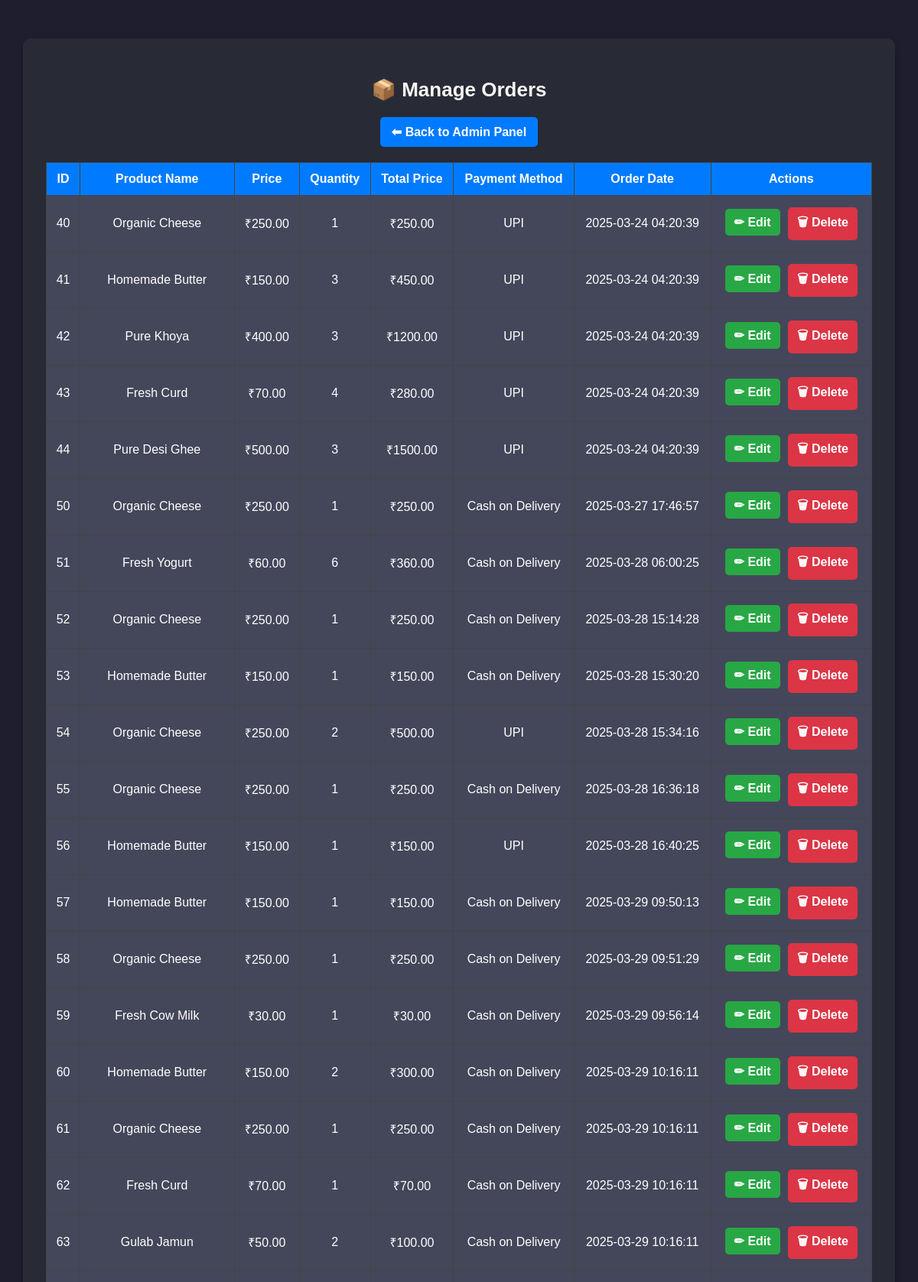
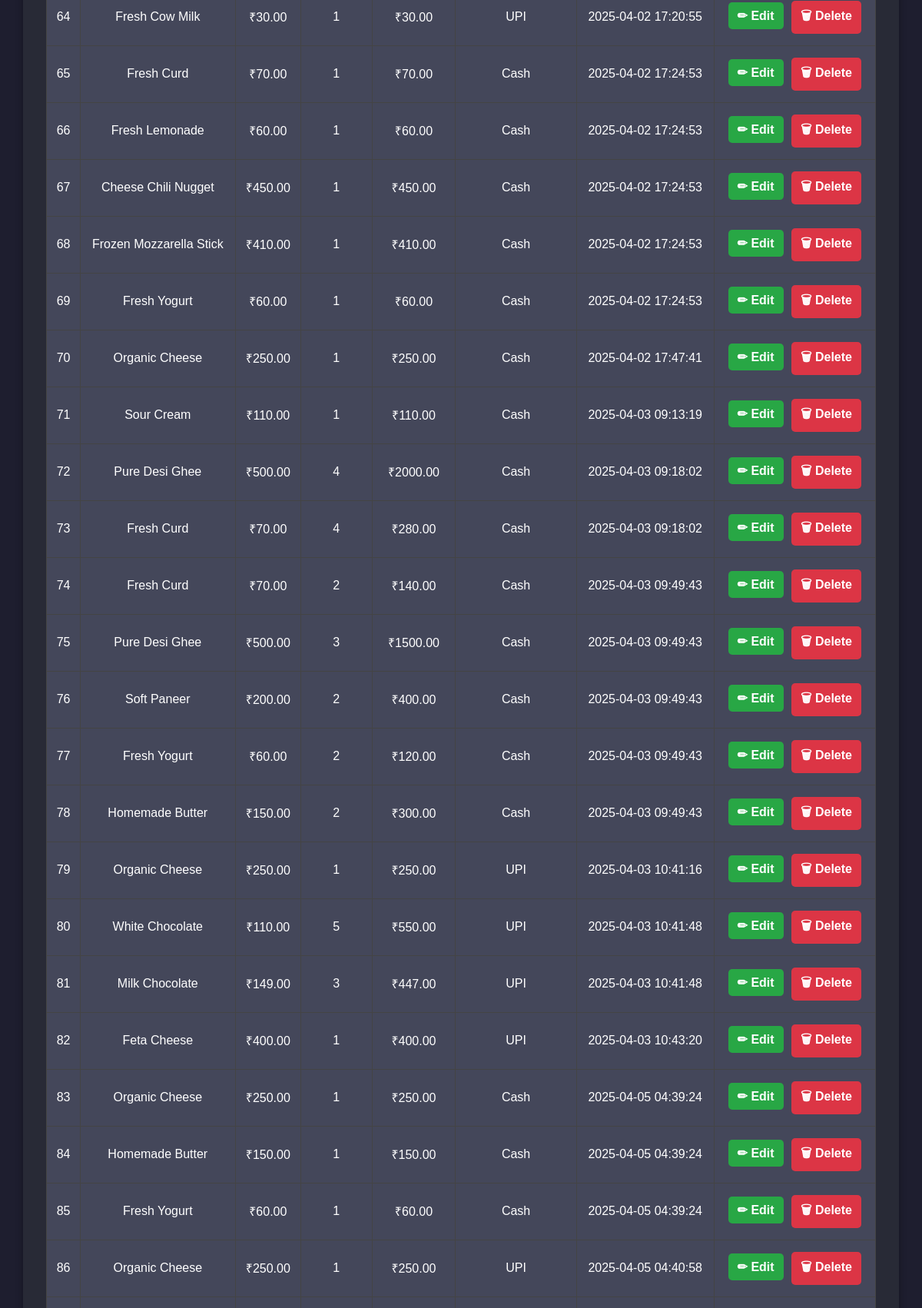
The page /manage_orders.php (upper part) on the database its author committed (2 pictures, top to bottom).
### tables this page shows
CREATE TABLE IF NOT EXISTS `orders` (
  `id` int NOT NULL AUTO_INCREMENT,
  `product_name` text NOT NULL,
  `price` decimal(10,2) NOT NULL,
  `quantity` int NOT NULL,
  `total_price` decimal(10,2) NOT NULL,
  `payment_method` varchar(50) NOT NULL,
  `order_date` timestamp NOT NULL DEFAULT CURRENT_TIMESTAMP,
  PRIMARY KEY (`id`)
);

### manage_orders.php (the view, shortened to what this page needs)
<?php
include('db1.php');
$query = "SELECT * FROM orders";
$result = $conn->query($query);
?>
<!DOCTYPE html>
<html lang="en">
<head>
</head>
<body>
    <div class="container">
        <h2>📦 Manage Orders</h2>
        <a href="admin_panel.php" class="btn-back">⬅ Back to Admin Panel</a>
        <table class="orders-table">
            <thead>
                <tr>
                    <th>ID</th>
                    <th>Product Name</th>
                    <th>Price</th>
                    <th>Quantity</th>
                    <th>Total Price</th>
                    <th>Payment Method</th>
                    <th>Order Date</th>
                    <th>Actions</th>
                </tr>
            </thead>
            <tbody>
                <?php while ($row = $result->fetch_assoc()): ?>
                    <tr>
                        <td><?php echo $row['id']; ?></td>
                        <td><?php echo $row['product_name']; ?></td>
                        <td>₹<?php echo $row['price']; ?></td>
                        <td><?php echo $row['quantity']; ?></td>
                        <td>₹<?php echo $row['total_price']; ?></td>
                        <td><?php echo $row['payment_method']; ?></td>
                        <td><?php echo $row['order_date']; ?></td>
                        <td class="actions">
                            <a href="edit_order.php?id=<?php echo $row['id']; ?>" class="btn-edit">✏ Edit</a>
                            <a href="delete_order.php?id=<?php echo $row['id']; ?>" class="btn-delete" onclick="return confirm('Are you sure?');">🗑 Delete</a>
                        </td>
                    </tr>
                <?php endwhile; ?>
            </tbody>
        </table>
    </div>
</body>
</html>

### manage_orders.php (style rules this page uses)
body { font-family: Arial, sans-serif; background-color: #1e1e2f; margin: 0; padding: 0; color: #fff; }
.container { width: 90%; max-width: 1100px; margin: 50px auto; background: #282a36; padding: 30px; border-radius: 10px; box-shadow: 0px 4px 10px rgba(0, 0, 0, 0.3); text-align: center; }
h2 { color: #f8f8f2; font-size: 26px; margin-bottom: 20px; }
.btn-back { display: inline-block; padding: 10px 15px; background: #007BFF; color: white; text-decoration: none; border-radius: 5px; font-weight: bold; transition: background 0.3s; }
.orders-table { width: 100%; border-collapse: collapse; margin-top: 20px; }
.orders-table thead { background: #007BFF; color: white; }
.orders-table th, .orders-table td { padding: 12px; text-align: center; border: 1px solid #444; }
.orders-table tbody tr { background: #44475a; transition: background 0.3s; }
.actions a { display: inline-block; padding: 8px 12px; text-decoration: none; font-weight: bold; border-radius: 5px; margin: 3px; transition: 0.3s; }
.btn-edit { background: #28a745; color: white; }
.btn-delete { background: #dc3545; color: white; }

### rows shown on the page
orders: id "40", product_name "Organic Cheese", price "250.00", quantity "1", total_price "250.00", payment_method "UPI", order_date "2025-03-24 04:20:39"
orders: id "41", product_name "Homemade Butter", price "150.00", quantity "3", total_price "450.00", payment_method "UPI", order_date "2025-03-24 04:20:39"
orders: id "42", product_name "Pure Khoya", price "400.00", quantity "3", total_price "1200.00", payment_method "UPI", order_date "2025-03-24 04:20:39"
orders: id "43", product_name "Fresh Curd", price "70.00", quantity "4", total_price "280.00", payment_method "UPI", order_date "2025-03-24 04:20:39"
orders: id "44", product_name "Pure Desi Ghee", price "500.00", quantity "3", total_price "1500.00", payment_method "UPI", order_date "2025-03-24 04:20:39"
orders: id "50", product_name "Organic Cheese", price "250.00", quantity "1", total_price "250.00", payment_method "Cash on Delivery", order_date "2025-03-27 17:46:57"
orders: id "51", product_name "Fresh Yogurt", price "60.00", quantity "6", total_price "360.00", payment_method "Cash on Delivery", order_date "2025-03-28 06:00:25"
orders: id "52", product_name "Organic Cheese", price "250.00", quantity "1", total_price "250.00", payment_method "Cash on Delivery", order_date "2025-03-28 15:14:28"
orders: id "53", product_name "Homemade Butter", price "150.00", quantity "1", total_price "150.00", payment_method "Cash on Delivery", order_date "2025-03-28 15:30:20"
orders: id "54", product_name "Organic Cheese", price "250.00", quantity "2", total_price "500.00", payment_method "UPI", order_date "2025-03-28 15:34:16"
orders: id "55", product_name "Organic Cheese", price "250.00", quantity "1", total_price "250.00", payment_method "Cash on Delivery", order_date "2025-03-28 16:36:18"
orders: id "56", product_name "Homemade Butter", price "150.00", quantity "1", total_price "150.00", payment_method "UPI", order_date "2025-03-28 16:40:25"
orders: id "57", product_name "Homemade Butter", price "150.00", quantity "1", total_price "150.00", payment_method "Cash on Delivery", order_date "2025-03-29 09:50:13"
orders: id "58", product_name "Organic Cheese", price "250.00", quantity "1", total_price "250.00", payment_method "Cash on Delivery", order_date "2025-03-29 09:51:29"
orders: id "59", product_name "Fresh Cow Milk", price "30.00", quantity "1", total_price "30.00", payment_method "Cash on Delivery", order_date "2025-03-29 09:56:14"
orders: id "60", product_name "Homemade Butter", price "150.00", quantity "2", total_price "300.00", payment_method "Cash on Delivery", order_date "2025-03-29 10:16:11"
orders: id "61", product_name "Organic Cheese", price "250.00", quantity "1", total_price "250.00", payment_method "Cash on Delivery", order_date "2025-03-29 10:16:11"
orders: id "62", product_name "Fresh Curd", price "70.00", quantity "1", total_price "70.00", payment_method "Cash on Delivery", order_date "2025-03-29 10:16:11"
orders: id "63", product_name "Gulab Jamun", price "50.00", quantity "2", total_price "100.00", payment_method "Cash on Delivery", order_date "2025-03-29 10:16:11"
orders: id "64", product_name "Fresh Cow Milk", price "30.00", quantity "1", total_price "30.00", payment_method "UPI", order_date "2025-04-02 17:20:55"
orders: id "65", product_name "Fresh Curd", price "70.00", quantity "1", total_price "70.00", payment_method "Cash", order_date "2025-04-02 17:24:53"
orders: id "66", product_name "Fresh Lemonade", price "60.00", quantity "1", total_price "60.00", payment_method "Cash", order_date "2025-04-02 17:24:53"
orders: id "67", product_name "Cheese Chili Nugget", price "450.00", quantity "1", total_price "450.00", payment_method "Cash", order_date "2025-04-02 17:24:53"
orders: id "68", product_name "Frozen Mozzarella Stick", price "410.00", quantity "1", total_price "410.00", payment_method "Cash", order_date "2025-04-02 17:24:53"
orders: id "69", product_name "Fresh Yogurt", price "60.00", quantity "1", total_price "60.00", payment_method "Cash", order_date "2025-04-02 17:24:53"
orders: id "70", product_name "Organic Cheese", price "250.00", quantity "1", total_price "250.00", payment_method "Cash", order_date "2025-04-02 17:47:41"
orders: id "71", product_name "Sour Cream", price "110.00", quantity "1", total_price "110.00", payment_method "Cash", order_date "2025-04-03 09:13:19"
orders: id "72", product_name "Pure Desi Ghee", price "500.00", quantity "4", total_price "2000.00", payment_method "Cash", order_date "2025-04-03 09:18:02"
orders: id "73", product_name "Fresh Curd", price "70.00", quantity "4", total_price "280.00", payment_method "Cash", order_date "2025-04-03 09:18:02"
orders: id "74", product_name "Fresh Curd", price "70.00", quantity "2", total_price "140.00", payment_method "Cash", order_date "2025-04-03 09:49:43"
orders: id "75", product_name "Pure Desi Ghee", price "500.00", quantity "3", total_price "1500.00", payment_method "Cash", order_date "2025-04-03 09:49:43"
orders: id "76", product_name "Soft Paneer", price "200.00", quantity "2", total_price "400.00", payment_method "Cash", order_date "2025-04-03 09:49:43"
orders: id "77", product_name "Fresh Yogurt", price "60.00", quantity "2", total_price "120.00", payment_method "Cash", order_date "2025-04-03 09:49:43"
orders: id "78", product_name "Homemade Butter", price "150.00", quantity "2", total_price "300.00", payment_method "Cash", order_date "2025-04-03 09:49:43"
orders: id "79", product_name "Organic Cheese", price "250.00", quantity "1", total_price "250.00", payment_method "UPI", order_date "2025-04-03 10:41:16"
orders: id "80", product_name "White Chocolate", price "110.00", quantity "5", total_price "550.00", payment_method "UPI", order_date "2025-04-03 10:41:48"
orders: id "81", product_name "Milk Chocolate", price "149.00", quantity "3", total_price "447.00", payment_method "UPI", order_date "2025-04-03 10:41:48"
orders: id "82", product_name "Feta Cheese", price "400.00", quantity "1", total_price "400.00", payment_method "UPI", order_date "2025-04-03 10:43:20"
orders: id "83", product_name "Organic Cheese", price "250.00", quantity "1", total_price "250.00", payment_method "Cash", order_date "2025-04-05 04:39:24"
orders: id "84", product_name "Homemade Butter", price "150.00", quantity "1", total_price "150.00", payment_method "Cash", order_date "2025-04-05 04:39:24"
orders: id "85", product_name "Fresh Yogurt", price "60.00", quantity "1", total_price "60.00", payment_method "Cash", order_date "2025-04-05 04:39:24"
orders: id "86", product_name "Organic Cheese", price "250.00", quantity "1", total_price "250.00", payment_method "UPI", order_date "2025-04-05 04:40:58"
